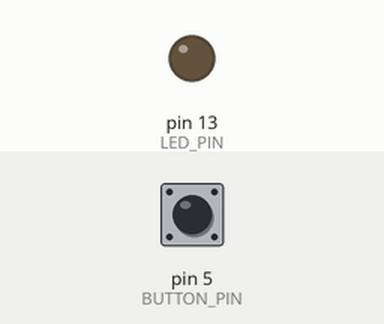
Bench run of a sketch on a simulated Arduino Uno, built with avr-gcc and run on an emulated ATmega328P. Shown: output pins drawn as LEDs (lit = HIGH). The inputs (shaded band) are chosen by the test bench; at power-on: pin 5 (BUTTON_PIN) LOW.

Above: at 1.2 s.
1.3 s: pin 5 (BUTTON_PIN) pulled HIGH for 0.15 s
At 1.37 s:
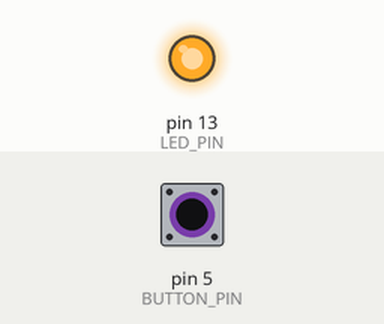
2.9 s: pin 5 (BUTTON_PIN) pulled HIGH for 3.2 s
At 6.5 s:
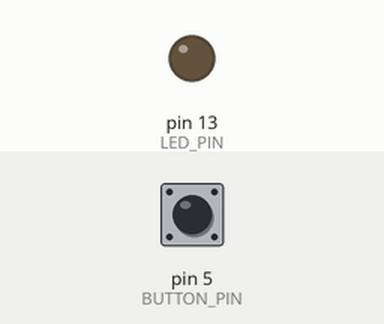
Timing chart, 0 to 8.0 s (numbered marks = the images above; inputs shaded):
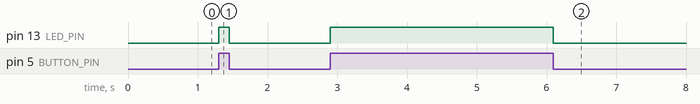

The sketch:

_1ButtonsLights.ino
```cpp
// Here we define which pins are which
#define BUTTON_PIN 5
#define LED_PIN 13

/*
  This function runs once when you first turn the Arduino on.
  It sets up which pins we are going to use for inputs and outputs.
 */
void setup()
{
  pinMode(BUTTON_PIN, INPUT);
  pinMode(LED_PIN, OUTPUT);
}

/*
  After the setup function finishes, this one loops round and round
  until we turn the Arduino off again.
 */
void loop()
{
  // Check if the buttons are pressed. This is how you check if any
  // pin is turned on.
  int button1 = digitalRead(BUTTON_PIN);

  // if it is pressed, turn on light number 1
  if(button1 == HIGH)
  {
    // This is how we turn a pin on. We call turning it on "setting it high"
    digitalWrite(LED_PIN, HIGH);
  }
  else
  {
    // Again, this is how we turn a pin off. Called "setting it low"
    digitalWrite(LED_PIN, LOW);
  }
}
```

Measured:
- after the input at 1.3 s, pin 13 (LED_PIN): LOW → HIGH at once, → LOW 0.15 s later
- after the input at 2.9 s, pin 13 (LED_PIN): LOW → HIGH at once, → LOW 3.2 s later
